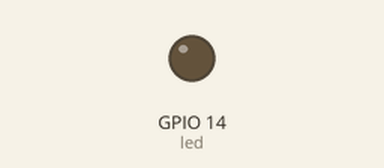
Recording of a sketch running on a simulated ESP32. Shown: output pins drawn as LEDs (lit = HIGH). WiFi joins after 1.5 s; servers stay silent unless stated; what the sketch prints to the serial monitor is not drawn.

Above: at 2.2 s.
At 4.5 s:
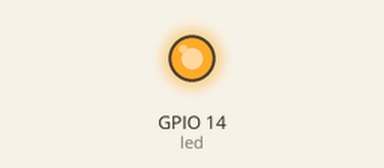
Timing chart, 0 to 9.3 s (numbered marks = the images above):
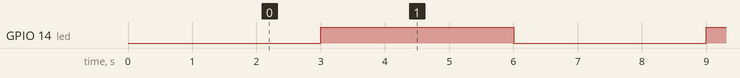

The sketch:

esp32otafw2.ino
```cpp
#include <WiFi.h>
#include <ESPmDNS.h>
#include <WiFiUdp.h>
#include <ArduinoOTA.h>

/* fill your ssid and password here */
const char* ssid = "dd-wrt";
const char* password = "0000000000";

long lastMsg = 0;
int flag = false;

/* LED is pin GIO12 */
int led = 14;

void setup() {

  Serial.begin(115200);
  /* connect to wifi */
  WiFi.mode(WIFI_STA);
  WiFi.begin(ssid, password);
  /* Wait for connection */
  while (WiFi.status() != WL_CONNECTED) {
      delay(500);
      Serial.print(".");
  }
  /* set LED as output */
  pinMode(led, OUTPUT);

  /* create a connection at port 3232 */
  ArduinoOTA.setPort(3232);
  /* we use mDNS instead of IP of ESP32 directly */
  ArduinoOTA.setHostname("esp32");

  /* we set password for updating */
  ArduinoOTA.setPassword("iotsharing");

  /* this callback function will be invoked when updating start */
  ArduinoOTA.onStart([]() {
    Serial.println("Start updating");
  });
  /* this callback function will be invoked when updating end */
  ArduinoOTA.onEnd([]() {
    Serial.println("\nEnd updating");
  });
  /* this callback function will be invoked when a number of chunks of software was flashed
  so we can use it to calculate the progress of flashing */
  ArduinoOTA.onProgress([](unsigned int progress, unsigned int total) {
    Serial.printf("Progress: %u%%\r", (progress / (total / 100)));
  });

  /* this callback function will be invoked when updating error */
  ArduinoOTA.onError([](ota_error_t error) {
    Serial.printf("Error[%u]: ", error);
    if (error == OTA_AUTH_ERROR) Serial.println("Auth Failed");
    else if (error == OTA_BEGIN_ERROR) Serial.println("Begin Failed");
    else if (error == OTA_CONNECT_ERROR) Serial.println("Connect Failed");
    else if (error == OTA_RECEIVE_ERROR) Serial.println("Receive Failed");
    else if (error == OTA_END_ERROR) Serial.println("End Failed");
  });
  /* start updating */
  ArduinoOTA.begin();
  Serial.print("ESP IP address: ");
  Serial.println(WiFi.localIP());
}

void loop() {
  /* this function will handle incomming chunk of SW, flash and respond sender */
  ArduinoOTA.handle();

  /* we can not use delay() here, because it will block the ArduinoOTA work
  so we count the time, if it reach we toggle the lED */
  long now = millis();
  if (now - lastMsg > 3000) {
    lastMsg = now;
    if(flag == false){
      digitalWrite(led, HIGH);
      flag = true;
    }else{
      digitalWrite(led, LOW);
      flag = false;
    }
  }
}
```

Measured:
- by itself, GPIO 14 (led): alternates HIGH for 3.0 s and LOW for 3.0 s
